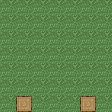

Rendered tile map (Tiled .tmx) drawn with the repository's tilesets; below, a short description and the full map source, tile grids included:
An orthogonal 7x7 tile map with 16x16 px tiles, 6 tile layers (Ebene 0, Ebene 1, Ebene 2, Ebene 3, ...), 1 hidden layer not drawn.

<map version="1.0" orientation="orthogonal" width="7" height="7" tilewidth="16" tileheight="16">
 <properties>
  <property name="offset" value="-1" />
 </properties>
 <tileset firstgid="1" source="MC Realms.tsx" />
 <layer name="Ebene 0" width="7" height="7">
  <data>
   <tile gid="1" />
   <tile gid="1" />
   <tile gid="1" />
   <tile gid="1" />
   <tile gid="1" />
   <tile gid="1" />
   <tile gid="1" />
   <tile gid="1" />
   <tile gid="1" />
   <tile gid="1" />
   <tile gid="1" />
   <tile gid="1" />
   <tile gid="1" />
   <tile gid="1" />
   <tile gid="1" />
   <tile gid="1" />
   <tile gid="1" />
   <tile gid="1" />
   <tile gid="1" />
   <tile gid="1" />
   <tile gid="1" />
   <tile gid="1" />
   <tile gid="1" />
   <tile gid="1" />
   <tile gid="1" />
   <tile gid="1" />
   <tile gid="1" />
   <tile gid="1" />
   <tile gid="1" />
   <tile gid="1" />
   <tile gid="1" />
   <tile gid="1" />
   <tile gid="1" />
   <tile gid="1" />
   <tile gid="1" />
   <tile gid="1" />
   <tile gid="1" />
   <tile gid="1" />
   <tile gid="1" />
   <tile gid="1" />
   <tile gid="1" />
   <tile gid="1" />
   <tile gid="1" />
   <tile gid="1" />
   <tile gid="1" />
   <tile gid="1" />
   <tile gid="1" />
   <tile gid="1" />
   <tile gid="1" />
  </data>
 </layer>
 <layer name="Ebene 1" width="7" height="7">
  <data>
   <tile gid="0" />
   <tile gid="0" />
   <tile gid="0" />
   <tile gid="0" />
   <tile gid="0" />
   <tile gid="0" />
   <tile gid="0" />
   <tile gid="0" />
   <tile gid="0" />
   <tile gid="0" />
   <tile gid="0" />
   <tile gid="0" />
   <tile gid="0" />
   <tile gid="0" />
   <tile gid="0" />
   <tile gid="0" />
   <tile gid="0" />
   <tile gid="0" />
   <tile gid="0" />
   <tile gid="0" />
   <tile gid="0" />
   <tile gid="0" />
   <tile gid="0" />
   <tile gid="0" />
   <tile gid="0" />
   <tile gid="0" />
   <tile gid="0" />
   <tile gid="0" />
   <tile gid="0" />
   <tile gid="0" />
   <tile gid="0" />
   <tile gid="0" />
   <tile gid="0" />
   <tile gid="0" />
   <tile gid="0" />
   <tile gid="0" />
   <tile gid="0" />
   <tile gid="0" />
   <tile gid="0" />
   <tile gid="0" />
   <tile gid="0" />
   <tile gid="0" />
   <tile gid="0" />
   <tile gid="30" />
   <tile gid="0" />
   <tile gid="0" />
   <tile gid="0" />
   <tile gid="30" />
   <tile gid="0" />
  </data>
 </layer>
 <layer name="Ebene 2" width="7" height="7">
  <data>
   <tile gid="0" />
   <tile gid="0" />
   <tile gid="0" />
   <tile gid="0" />
   <tile gid="0" />
   <tile gid="0" />
   <tile gid="0" />
   <tile gid="0" />
   <tile gid="0" />
   <tile gid="0" />
   <tile gid="0" />
   <tile gid="0" />
   <tile gid="0" />
   <tile gid="0" />
   <tile gid="0" />
   <tile gid="0" />
   <tile gid="0" />
   <tile gid="0" />
   <tile gid="0" />
   <tile gid="0" />
   <tile gid="0" />
   <tile gid="0" />
   <tile gid="0" />
   <tile gid="0" />
   <tile gid="0" />
   <tile gid="0" />
   <tile gid="0" />
   <tile gid="0" />
   <tile gid="0" />
   <tile gid="0" />
   <tile gid="0" />
   <tile gid="0" />
   <tile gid="0" />
   <tile gid="0" />
   <tile gid="0" />
   <tile gid="0" />
   <tile gid="0" />
   <tile gid="0" />
   <tile gid="0" />
   <tile gid="0" />
   <tile gid="0" />
   <tile gid="0" />
   <tile gid="0" />
   <tile gid="30" />
   <tile gid="0" />
   <tile gid="0" />
   <tile gid="0" />
   <tile gid="30" />
   <tile gid="0" />
  </data>
 </layer>
 <layer name="Ebene 3" width="7" height="7">
  <data>
   <tile gid="0" />
   <tile gid="0" />
   <tile gid="0" />
   <tile gid="0" />
   <tile gid="0" />
   <tile gid="0" />
   <tile gid="0" />
   <tile gid="0" />
   <tile gid="0" />
   <tile gid="0" />
   <tile gid="0" />
   <tile gid="0" />
   <tile gid="0" />
   <tile gid="0" />
   <tile gid="0" />
   <tile gid="0" />
   <tile gid="0" />
   <tile gid="0" />
   <tile gid="0" />
   <tile gid="0" />
   <tile gid="0" />
   <tile gid="0" />
   <tile gid="0" />
   <tile gid="0" />
   <tile gid="0" />
   <tile gid="0" />
   <tile gid="0" />
   <tile gid="0" />
   <tile gid="0" />
   <tile gid="0" />
   <tile gid="0" />
   <tile gid="0" />
   <tile gid="0" />
   <tile gid="0" />
   <tile gid="0" />
   <tile gid="0" />
   <tile gid="0" />
   <tile gid="0" />
   <tile gid="0" />
   <tile gid="0" />
   <tile gid="0" />
   <tile gid="0" />
   <tile gid="0" />
   <tile gid="30" />
   <tile gid="0" />
   <tile gid="0" />
   <tile gid="0" />
   <tile gid="30" />
   <tile gid="0" />
  </data>
 </layer>
 <layer name="Ebene 4" width="7" height="7" visible="0">
  <data>
   <tile gid="0" />
   <tile gid="0" />
   <tile gid="0" />
   <tile gid="0" />
   <tile gid="0" />
   <tile gid="0" />
   <tile gid="0" />
   <tile gid="0" />
   <tile gid="0" />
   <tile gid="0" />
   <tile gid="0" />
   <tile gid="0" />
   <tile gid="0" />
   <tile gid="0" />
   <tile gid="0" />
   <tile gid="0" />
   <tile gid="0" />
   <tile gid="0" />
   <tile gid="0" />
   <tile gid="0" />
   <tile gid="0" />
   <tile gid="0" />
   <tile gid="0" />
   <tile gid="0" />
   <tile gid="0" />
   <tile gid="0" />
   <tile gid="0" />
   <tile gid="0" />
   <tile gid="0" />
   <tile gid="5" />
   <tile gid="5" />
   <tile gid="5" />
   <tile gid="5" />
   <tile gid="5" />
   <tile gid="0" />
   <tile gid="0" />
   <tile gid="5" />
   <tile gid="5" />
   <tile gid="5" />
   <tile gid="5" />
   <tile gid="5" />
   <tile gid="0" />
   <tile gid="0" />
   <tile gid="5" />
   <tile gid="5" />
   <tile gid="5" />
   <tile gid="5" />
   <tile gid="5" />
   <tile gid="0" />
  </data>
 </layer>
 <layer name="Ebene 5" width="7" height="7">
  <data>
   <tile gid="0" />
   <tile gid="0" />
   <tile gid="0" />
   <tile gid="0" />
   <tile gid="0" />
   <tile gid="0" />
   <tile gid="0" />
   <tile gid="0" />
   <tile gid="0" />
   <tile gid="0" />
   <tile gid="0" />
   <tile gid="0" />
   <tile gid="0" />
   <tile gid="0" />
   <tile gid="0" />
   <tile gid="0" />
   <tile gid="0" />
   <tile gid="0" />
   <tile gid="0" />
   <tile gid="0" />
   <tile gid="0" />
   <tile gid="0" />
   <tile gid="0" />
   <tile gid="0" />
   <tile gid="0" />
   <tile gid="0" />
   <tile gid="0" />
   <tile gid="0" />
   <tile gid="0" />
   <tile gid="0" />
   <tile gid="0" />
   <tile gid="0" />
   <tile gid="0" />
   <tile gid="0" />
   <tile gid="0" />
   <tile gid="0" />
   <tile gid="0" />
   <tile gid="0" />
   <tile gid="0" />
   <tile gid="0" />
   <tile gid="0" />
   <tile gid="0" />
   <tile gid="0" />
   <tile gid="0" />
   <tile gid="0" />
   <tile gid="0" />
   <tile gid="0" />
   <tile gid="0" />
   <tile gid="0" />
  </data>
 </layer>
 <layer name="Ebene 6" width="7" height="7">
  <data>
   <tile gid="0" />
   <tile gid="0" />
   <tile gid="0" />
   <tile gid="0" />
   <tile gid="0" />
   <tile gid="0" />
   <tile gid="0" />
   <tile gid="0" />
   <tile gid="0" />
   <tile gid="0" />
   <tile gid="0" />
   <tile gid="0" />
   <tile gid="0" />
   <tile gid="0" />
   <tile gid="0" />
   <tile gid="0" />
   <tile gid="0" />
   <tile gid="0" />
   <tile gid="0" />
   <tile gid="0" />
   <tile gid="0" />
   <tile gid="0" />
   <tile gid="0" />
   <tile gid="0" />
   <tile gid="0" />
   <tile gid="0" />
   <tile gid="0" />
   <tile gid="0" />
   <tile gid="0" />
   <tile gid="0" />
   <tile gid="0" />
   <tile gid="0" />
   <tile gid="0" />
   <tile gid="0" />
   <tile gid="0" />
   <tile gid="0" />
   <tile gid="0" />
   <tile gid="0" />
   <tile gid="0" />
   <tile gid="0" />
   <tile gid="0" />
   <tile gid="0" />
   <tile gid="0" />
   <tile gid="0" />
   <tile gid="0" />
   <tile gid="0" />
   <tile gid="0" />
   <tile gid="0" />
   <tile gid="0" />
  </data>
 </layer>
</map>
